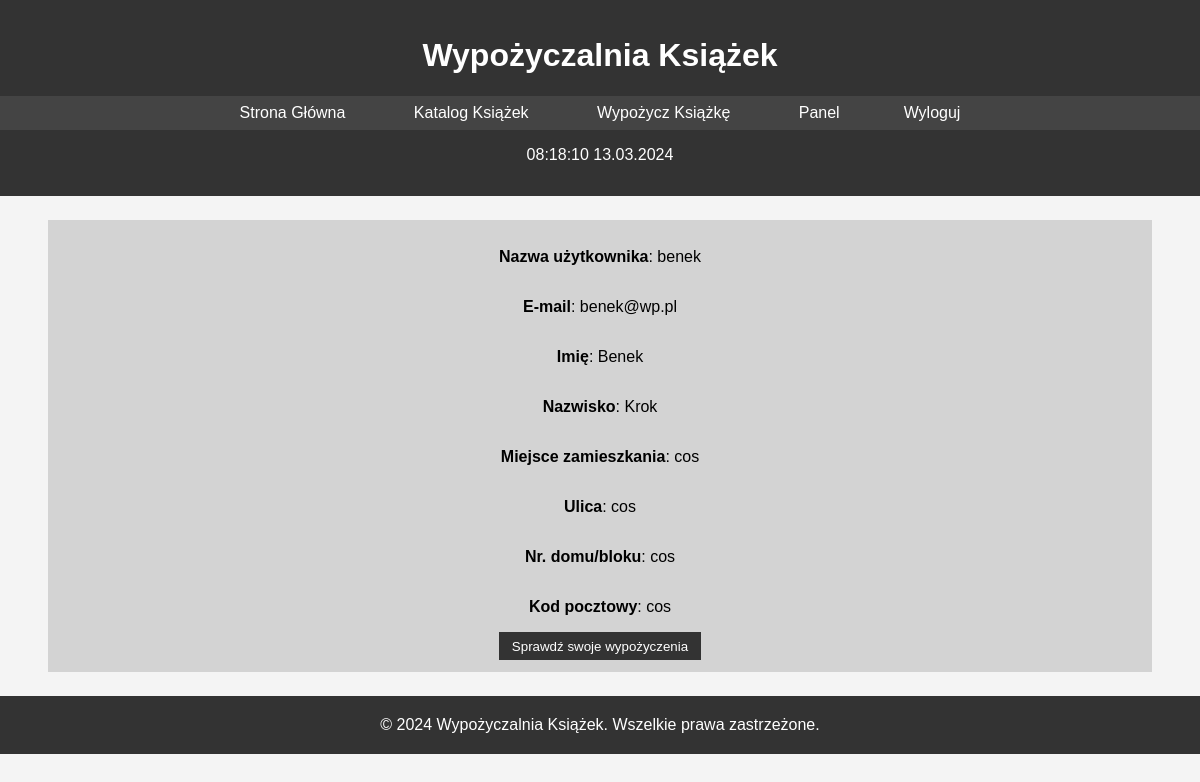
/panel.php (signed in), run on the app's committed database.
### tables this page shows
CREATE TABLE `uzytkownicy` (
  `id` int(10) UNSIGNED NOT NULL,
  `login` text NOT NULL,
  `haslo` text NOT NULL,
  `email` text NOT NULL,
  `imie` varchar(30) NOT NULL,
  `nazwisko` varchar(50) NOT NULL,
  `miejscowosc` varchar(70) NOT NULL,
  `ulica` varchar(50) NOT NULL,
  `nr_domu` varchar(10) NOT NULL,
  `kodpocztowy` varchar(6) NOT NULL
);

### panel.php (the view, shortened to what this page needs)
<?php
if(!isset($_SESSION['zalogowany'])){
    header('Location: index.php');
}else{
?>
<!DOCTYPE html>
<html lang="pl">
<head>
    <link rel="stylesheet" href="styl.css">
</head>
<body>
    <header>
        <h1>Wypożyczalnia Książek</h1>
        <nav>
            <a href="index.php">Strona Główna</a>
            <a href="katalog.php">Katalog Książek</a>
            <a href="wypozycz.php">Wypożycz Książkę</a>
            <?php
            if(!isset($_SESSION['zalogowany'])){
                echo '<a href="logowanie.php">Logowanie</a>';
            }else{
                echo '<a href="panel.php">Panel</a>';
                echo '<a href="wyloguj.php">Wyloguj</a>';
            }
            ?>
        </nav>
        <p id="czas"></p>
    </header>
    <section id="panel">
<?php
    $serwer = 'localhost';
    $db_user = 'root';
    $password = '';
    $baza = 'ksiegarnia';
    $do_bazy = mysqli_connect($serwer,$db_user,$password,$baza);
    if(!$do_bazy===true){
        exit('Błąd połączenia z bazą danych!');
    }
    else{
        $zapytanie = mysqli_query($do_bazy,"SELECT * from uzytkownicy Where id = ".$_SESSION['id'].";");
        if(!$zapytanie===true){
            echo "Błąd zapytania!";
            mysqli_close($do_bazy);
            exit;
        }
        else{
            $row = mysqli_fetch_array($zapytanie);
            echo "<p><b>Nazwa użytkownika</b>: ".$row['login']."<br></p>";
            echo "<p><b>E-mail</b>: ".$row['email']."<br></p>";
            echo "<p><b>Imię</b>: ".$row['imie']."<br></p>";
            echo "<p><b>Nazwisko</b>: ".$row['nazwisko']."<br></p>";
            echo "<p><b>Miejsce zamieszkania</b>: ".$row['miejscowosc']."<br></p>";
            echo "<p><b>Ulica</b>: ".$row['ulica']."<br></p>";
            echo "<p><b>Nr. domu/bloku</b>: ".$row['nr_domu']."<br></p>";
            echo "<p><b>Kod pocztowy</b>: ".$row['kodpocztowy']."<br></p>";
        }
    }
?>
    <a href="panel_wyp.php"><button>Sprawdź swoje wypożyczenia</button></a>
    </section>
    <footer>
        &copy; 2024 Wypożyczalnia Książek. Wszelkie prawa zastrzeżone.</p>
    </footer>
</body>
</html>
<?php
}
?>

### styl.css (style rules this page uses)
body { font-family: Arial, sans-serif; margin: 0; padding: 0; background-color: #f4f4f4; }
header { background-color: #333; color: #fff; text-align: center; padding: 1em 0; }
nav { background-color: #444; color: #fff; padding: 0.5em; text-align: center; }
nav a { color: #fff; text-decoration: none; padding: 0.5em 1em; margin: 0 1em; }
section { padding: 20px; }
button { background-color: #333; color: #fff; padding: 0.5em 1em; border: none; cursor: pointer; }
footer { background-color: #333; color: #fff; text-align: center; padding: 20px 0; }
#panel { width: 90%; padding: 1%; margin-left: auto; margin-right: auto; margin-top: 2%; margin-bottom: 2%; background-color: lightgray; display: flex; flex-direction: column; justify-content: left; align-items: center; }

### data on the page
uzytkownicy: login "benek", email "benek@wp.pl", imie "Benek", nazwisko "Krok", miejscowosc "cos", ulica "cos", nr_domu "cos", kodpocztowy "cos"
